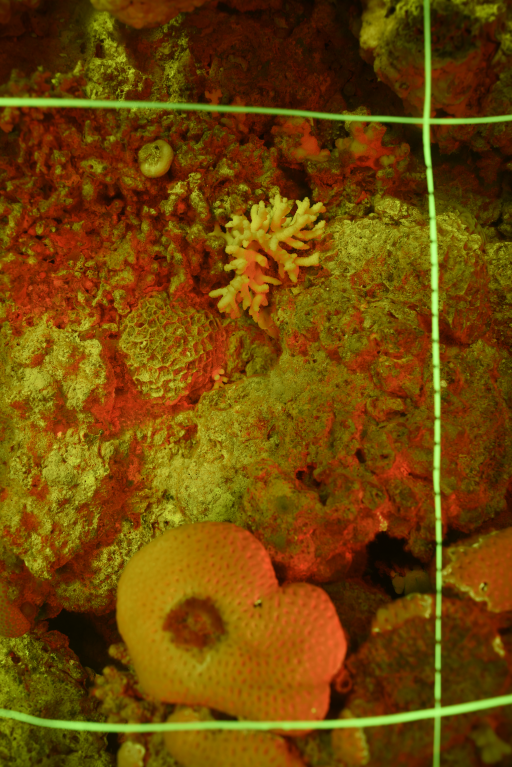
%> input picture Test Images/fluorescence.png, 1024 x 1534 px (shown at 1/2 size)
$ octave run_recruitTracker.m   (GNU Octave 9; MATLAB toolbox functions it lacks are replaced by stand-ins)
%> lines starting %> are read from the running program, lines starting %| are printed output that depends on the picture
### rT_mergeTrioPair.m
function [ Out,Summed ] = rT_mergeTrioPair(amb_im_path, white_im_path, fluo_im_path)
%  mergeTrioPair: Align a set of White, Fluoresence and Ambient image
%  Using SURF we allign fluorescent and ambient to white image.
%  Summed

% set debug to 1 if wanting do view intermediate steps
debug=0;
% Read the trio specified by the user
ambientImage = imread(amb_im_path);
whiteImage = imread(white_im_path);
fluoresenceImage = imread(fluo_im_path);

% Added by Derya on September 6, 2017 to check
ambientImage = imresize(ambientImage,0.5);
whiteImage = imresize(whiteImage,0.5);
fluoresenceImage = imresize(fluoresenceImage,0.5);

% Convert them to double and grayscale
ambientImgLinear = double(ambientImage);
fluroImgLinear = double(fluoresenceImage);
whiteImgLinear = double(whiteImage);

% Process the images non-linearly to enhance contrast
ambientImage = rT_adjust(ambientImgLinear,0.55,2,[0.1 0.999]);
fluoresenceImage = rT_adjust(fluroImgLinear,0.55,2,[0.1 0.999]);
whiteImage = rT_adjust(whiteImgLinear,0.55,1,[0.1 0.999]);

ambientImageGray = rgb2gray(ambientImage);
whiteImageGray = rgb2gray(whiteImage);
fluoresenceImageGray = rgb2gray(fluoresenceImage);

% Use surf features to align ambient image and white image
points1 = detectSURFFeatures(ambientImageGray);
points2 = detectSURFFeatures(whiteImageGray);

[features1, valid_points1] = extractFeatures(ambientImageGray, points1);
[features2, valid_points2] = extractFeatures(whiteImageGray, points2);

indexPairs = matchFeatures(features1, features2,'Unique',true);
matchedPoints1 = valid_points1(indexPairs(:, 1), :);
matchedPoints2 = valid_points2(indexPairs(:, 2), :);

% figure;showMatchedFeatures(A,W,matchedPoints1,matchedPoints2,'montage');

[tformaw ,~, ~] = estimateGeometricTransform(matchedPoints1,matchedPoints2,'projective');
amb = imwarp(ambientImgLinear,tformaw,'OutputView',imref2d(size(whiteImage)));

if debug
    figure; imshowpair(amb,whiteImage); title('Overlay Images');
end

% Detect surf features

points1 = detectSURFFeatures(fluoresenceImageGray,'NumOctaves',4, 'MetricThreshold',400,'NumScaleLevels',6 );
points2 = detectSURFFeatures(whiteImageGray,'NumOctaves',4,'MetricThreshold',400,'NumScaleLevels',6);
%disp('Extracting Features');
[features1, valid_points1] = extractFeatures(fluoresenceImageGray, points1);
[features2, valid_points2] = extractFeatures(whiteImageGray, points2);
%disp('Matching Features');

indexPairs = matchFeatures(features1, features2,'Unique',true);
matchedPoints1 = valid_points1(indexPairs(:, 1), :);
matchedPoints2 = valid_points2(indexPairs(:, 2), :);

if debug
    figure;
    showMatchedFeatures(fluoresenceImage, whiteImage, matchedPoints1, matchedPoints2,'montage');
    title('before RANSAC');
end

[tformfw ,~ ,~] = estimateGeometricTransform(matchedPoints1,matchedPoints2,'projective','MaxNumTrials',10000,'Confidence',99.99);

% Warped fluorescent image
flr = imwarp(fluroImgLinear,tformfw,'OutputView',imref2d(size(whiteImage)));

if (debug)
    figure; showMatchedFeatures(fluoresenceImage, whiteImage, inlierpoints1, inlierpoints2,'montage');
    figure;imshowpair(Itf,whiteImage);
end;

% Subtracted image
R = rT_subtractImagesRatio(flr,amb);

Out = flr-R*amb;
Summed = Out + whiteImgLinear;
Summed = rT_adjust(Summed,1,3);
Out = Out/max(Out(:));

% Scale back up.
Out = imresize(Out,2);
Summed = imresize(Summed,2);

end

### rT_adjust.m
function adj = rT_adjust(work,val,flag,percen,maxCol)

% params are im, gamma, flag (1 to use stretchlim)
if nargin == 2
    flag=1;
    percen=[0.001 0.999];
    maxCol=[1 1 1];
elseif (nargin == 3)
    percen=[0.001 0.999];
    maxCol=[1 1 1];
elseif (nargin == 4)
    maxCol=[1 1 1];
end

% Scale the image
work = work-min(work(:));
work = work./max(work(:));

minw = min(min(work));
minw = minw(:);
maxw = max(max(work));
maxw = maxw(:);
% Added by Derya
maxw = maxw + 0.00001;
maxw(maxw>1) = 1;

if flag==3
    s = size(work); work = work(:); flag = 1;
end

if flag==1
    if(size(work,3)==3)
        adj=imadjust(work,stretchlim(work,percen),[0 0 0; maxCol],val);
    else
        adj=imadjust(work,stretchlim(work,percen),[],val);
    end

elseif flag==2
    if(size(work,3)==3)
        adj=imadjust(work,[minw'; maxw'],[0 0 0; maxCol],val);
    else
        adj=imadjust(work,[minw'; maxw'],[0 ; 1],val);
    end
end
if (size(adj,2)==1)
    adj=reshape(adj,s);
end

### run_recruitTracker.m
% Main script to run recruitTracker user interface. The code is provided as
% is, but please feel free to contact the authors for questions.
%
% If you use this code, please cite the following paper:
%
% Zweifler, Adi, Derya Akkaynak, Tali Mass, and Tali Treibitz.
% "In Situ Analysis of Coral Recruits Using Fluorescence Imaging."
% Frontiers in Marine Science 4 (2017): 273.
%
% This code uses the export_fig toolbox. Please download from:
% https://www.mathworks.com/matlabcentral/fileexchange/23629-export-fig
%
% It also requires the Matlab Vision Toolbox. You can check if you have
% this toolbox by typing "ver" in your command line.
%
%%%%%%%%%%%%%%%%%%%%%%%%%%%%%%%%%%%%%%%%%%%%%%%%%%%%%%%%%%%%%%%%%%%%%%%
%
%
% Part I - Image subtraction
%
% The user to points to the white, ambient, and flourescent images,
% (which are processed using dcraw from raw images as described in the paper,
% and converted into linear, uncompressed tiffs).
%
%
% Ask the user to specify the path of the white image
[white_im_name,white_im_path] = uigetfile('*.tiff','Please select the white image.');
%> the answer given: Test Images/ambient.png
% Ask the user to specify the path of the ambient image
[amb_im_name,amb_im_path] = uigetfile('*.tiff','Please select the ambient image.');
%> the answer given: Test Images/fluorescence.png
% Ask the user to specify the path of the fluorescent image
[fluo_im_name,fluo_im_path] = uigetfile('*.tiff','Please select the fluorescent image.');
%> the answer given: Test Images/fluorescence.png

tic
% Perform the image subtraction and registration
[Isubtracted, ~] = rT_mergeTrioPair([amb_im_path,amb_im_name],[white_im_path,white_im_name],[fluo_im_path,fluo_im_name]);
%> in rT_mergeTrioPair, ambientImage is the input picture: size 1534x1024x3 uint8; mean R, G, B 111.1, 70.7, 5.4
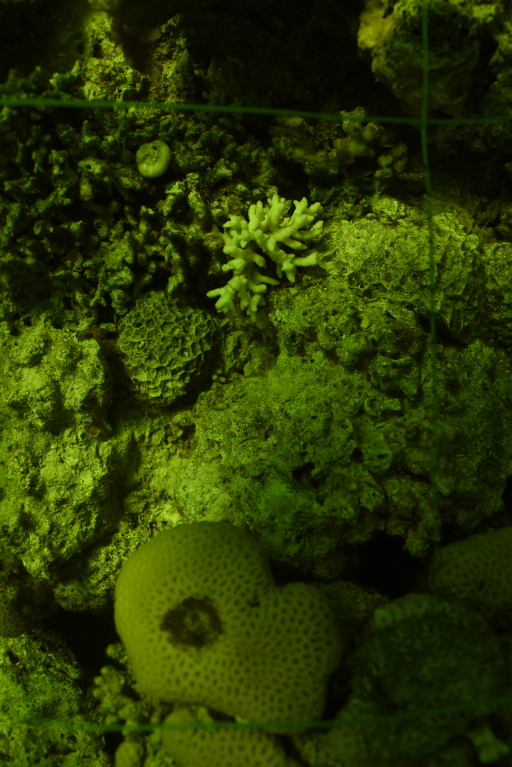
%> input picture Test Images/ambient.png, 1024 x 1534 px (shown at 1/2 size)
%> in rT_mergeTrioPair, whiteImage is the input picture: size 1534x1024x3 uint8; mean R, G, B 41.1, 55.4, 1.2
%> in rT_mergeTrioPair, `whiteImage = imresize(whiteImage,0.5);`:
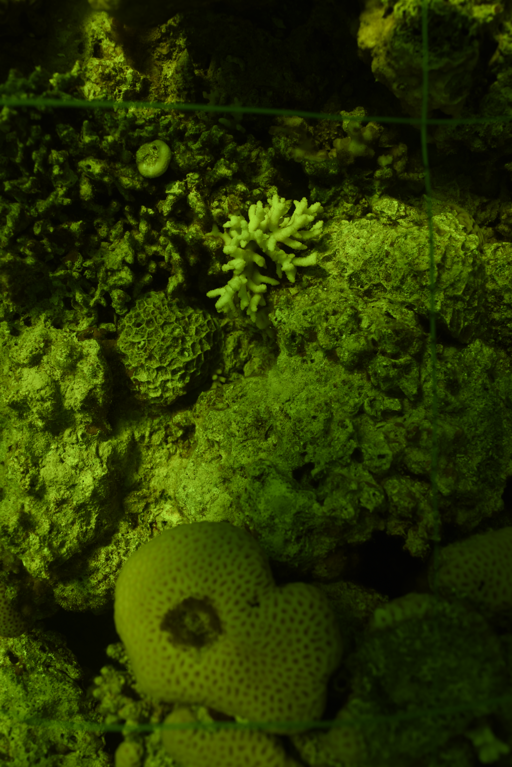
%> whiteImage: size 767x512x3 uint8; mean R, G, B 41.1, 55.4, 1.2
%> in rT_adjust, `minw = min(min(work));`: minw = [0.0353 0.0157 0]
%> in rT_adjust, `minw = minw(:);`: minw = [0.0353; 0.0157; 0]
%> in rT_adjust, `maxw = max(max(work));`: maxw = [0.957 1 0.592]
%> in rT_adjust, `maxw = maxw(:);`: maxw = [0.957; 1; 0.592]
%> in rT_adjust, `adj=imadjust(work,[minw'; maxw'],[0 0 0; maxCol],val);`:
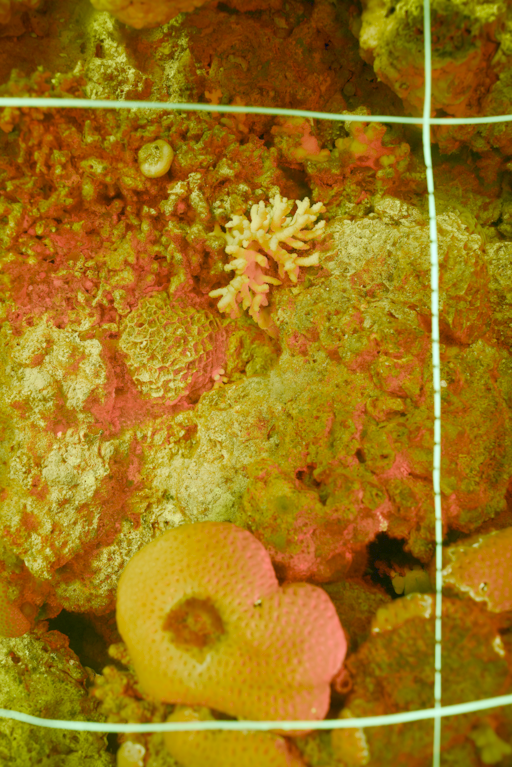
%> adj: size 767x512x3 double; mean R, G, B 0.617, 0.454, 0.0823
%> call 3 of rT_adjust, with val = 0.55, flag = 1, percen = [0.1 0.999]
%> in rT_adjust (call 3), `work = work./max(work(:));`:
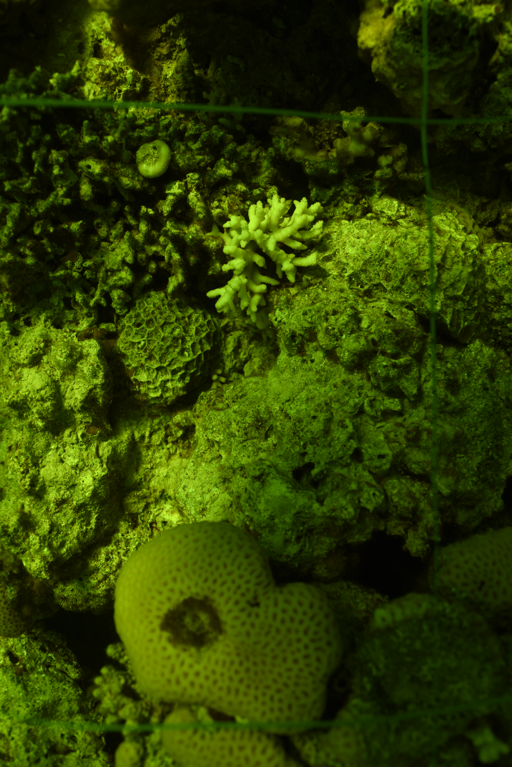
%> work: size 767x512x3 double; mean R, G, B 0.184, 0.249, 0.00532
%> in rT_adjust (call 3), `minw = min(min(work));`: minw = [0.00897 0.00897 0]
%> in rT_adjust (call 3), `minw = minw(:);`: minw = [0.00897; 0.00897; 0]
%> in rT_adjust (call 3), `maxw = max(max(work));`: maxw = [0.789 1 0.291]
%> in rT_adjust (call 3), `maxw = maxw(:);`: maxw = [0.789; 1; 0.291]
%> in rT_adjust (call 3), `adj=imadjust(work,stretchlim(work,percen),[0 0 0; maxCol],val);`:
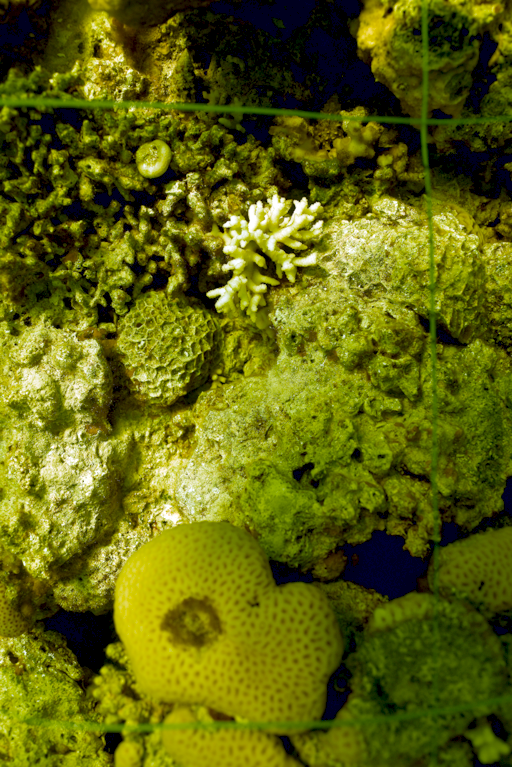
%> adj: size 767x512x3 double; mean R, G, B 0.374, 0.392, 0.0528
%> in rT_mergeTrioPair, `ambientImageGray = rgb2gray(ambientImage);`:
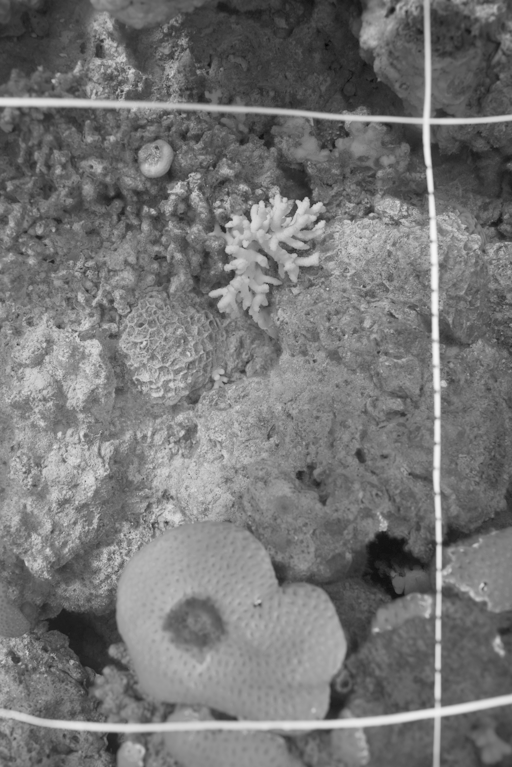
%> ambientImageGray: size 767x512 double; min 0.0106, max 0.967, mean 0.46
%> in rT_mergeTrioPair, `whiteImageGray = rgb2gray(whiteImage);`:
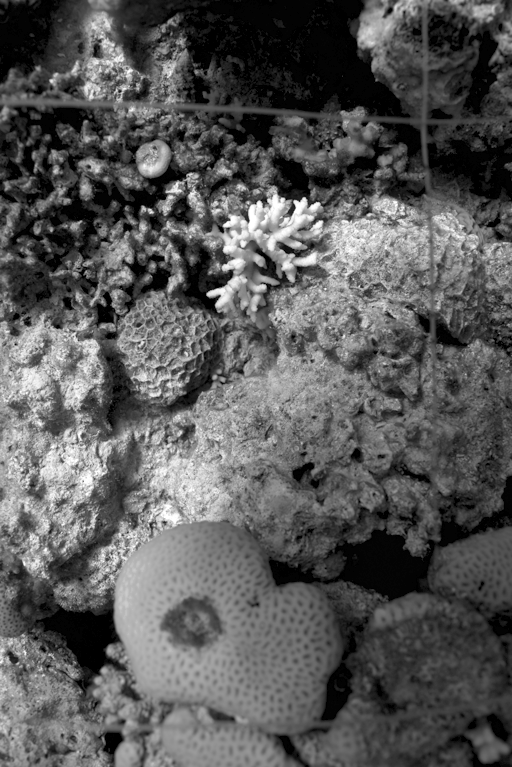
%> whiteImageGray: size 767x512 double; min 0, max 1, mean 0.348
%> the run ends on the next line
